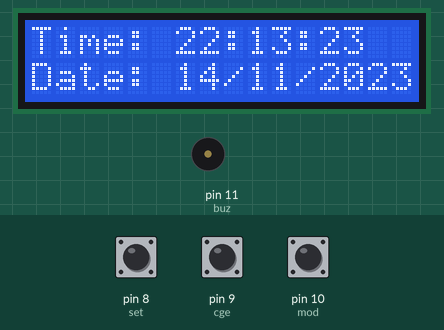
Bench run of a sketch on a simulated Arduino Uno, built with avr-gcc and run on an emulated ATmega328P. Shown: 16×2 character LCD, buzzer (waves = sounding, pin HIGH). The test bench sets the inputs (shaded band); at power-on: pin 10 (mod) HIGH, pin 8 (set) HIGH, pin 9 (cge) HIGH. The local clock reads 2024-03-15 10:24:30 at power-on unless the sketch sets it; EEPROM starts erased. At 14.3 s the program stops and its outputs stay as they are.

Above: at 3.2 s.
3.3 s: pin 10 (mod) pulled LOW for 0.25 s
At 3.42 s:
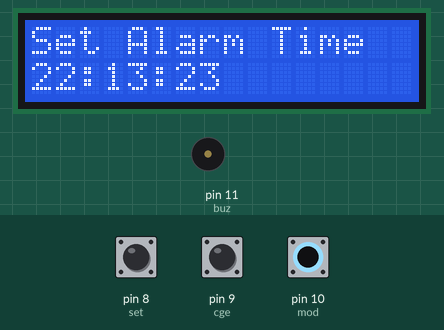
5.4 s: pin 8 (set) pulled LOW for 3.2 s
At 8.9 s:
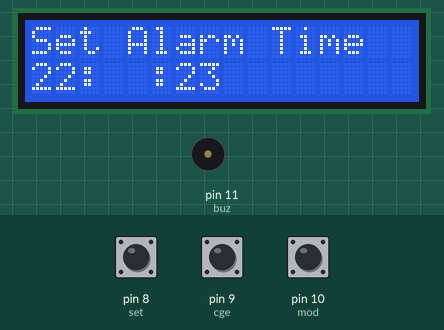
10.3 s: pin 8 (set) pulled LOW for 1 s
At 13.2 s:
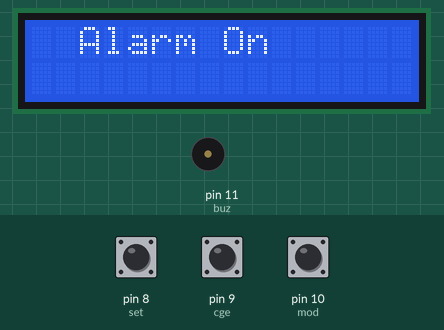
14.3 s: pin 8 (set) pulled LOW for 0.25 s
At 15.3 s:
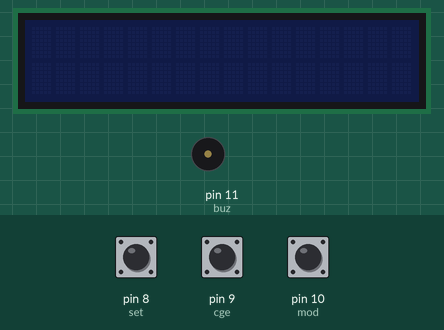
Timing chart, 0 to 15.8 s (numbered marks = the images above; inputs shaded):
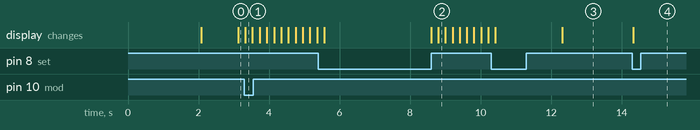

Measured:
- after the input at 3.3 s, the display: changes at once (image 1)
- after the input at 14.3 s, the display: changes at once (image 4)

The sketch:

Alarm_Clock.ino_.ino
```cpp
#include <NewTone.h>
#include <RTClib.h>
#include <Wire.h>
#include<EEPROM.h>
#include <LiquidCrystal.h>
LiquidCrystal lcd(2, 3, 4, 5, 6, 7);
RTC_DS1307 RTC;
int tmp,Inc,hor,mIn,add=11;
int set=8;
int cge=9;
int mod=10;
int off=0;
float sinVal;
int toneVal;
#define buz 11
int Hor,Min,Sec;
///////////////////////////////////////Function to adjust the time//////////////////////////////////
void time()
{
    int tmp=1,mins=0,hors=0,secs=0;
    while(tmp==1)
    {
     off=0;
     if(digitalRead(cge)==0)
     {
      Hor++;
      if(Hor==24)
      {
       Hor=0;
      }
     }
     lcd.clear();
     lcd.setCursor(0,0);
     lcd.print("Set Alarm Time ");

    lcd.setCursor(0,1);
    if(Hor<=9)
    lcd.print("0");
    lcd.print(Hor);
    lcd.print(":");
    lcd.print(Min);
    lcd.print(":");
    lcd.print(Sec);
    delay(200);
    lcd.setCursor(0,1);
    lcd.print("  ");
    lcd.print(":");
    lcd.print(Min);
    lcd.print(":");
    lcd.print(Sec);
    delay(200);
    if(digitalRead(set)==0)
    {
      hor=Hor;
      EEPROM.write(add++,hor);
     tmp=2;
     while(digitalRead(set)==0);
    }
    }

    while(tmp==2)
    {
     if(digitalRead(cge)==0)
     {
      Min++;
      if(Min==60)
      {Min=0;}
     }
    lcd.setCursor(0,1);
    lcd.print(Hor);
    lcd.print(":");
     if(Min<=9)
    lcd.print("0");
    lcd.print(Min);
    lcd.print(":");
    lcd.print(Sec);
    lcd.print("  ");
    delay(200);
     lcd.setCursor(0,1);
    lcd.print(Hor);
    lcd.print(":");
    lcd.print("  ");
    lcd.print(":");
    lcd.print(Sec);
    lcd.print("  ");
    delay(200);
      if(digitalRead(set)==0)
      {
       mIn=Min;
       EEPROM.write(add++, mIn);
       tmp=0;
       while(digitalRead(set)==0);
      }
    }
    off=1;
    delay(10);
}

//////////////////////////////////////////function to compare the alarm time with current RTC time//////////////////
void TimeCheck()
{
  int tem[17];
  for(int i=11;i<17;i++)
  {
    tem[i]=EEPROM.read(i);
  }
  if(Hor == tem[11] && Min == tem[12] && off==1)
  {
   add=11;
   lcd.clear();
   lcd.print("alarm...........");
   lcd.setCursor(0,1);
   lcd.print("...........alarm");
   for (int x=0; x<180; x++)
   {
    if(digitalRead(set) == 0)
    {

      exit(1);
    }

    // convert degrees to radians then obtain sin value
    sinVal = (sin(x*(3.1412/180)));
    // generate a frequency from the sin value
    toneVal = 2000+(int(sinVal*1000));
    NewTone(buz, toneVal);

   }
  }
}
////////////////////////////////////////////////////////////setup///////////////////////////
void setup()
{
 Serial.begin(9600);
 Wire.begin();
 RTC.begin();
 pinMode(buz, OUTPUT);
 RTC.adjust(DateTime(__DATE__,__TIME__));
 lcd.begin(16,2);
 pinMode(cge, INPUT);
 pinMode(set, INPUT);
 pinMode(mod, INPUT);
 digitalWrite(set, HIGH);
 digitalWrite(mod, HIGH);
 digitalWrite(cge, HIGH);

   lcd.setCursor(0,0);
   lcd.print("    STARBOY    ");
   lcd.setCursor(0,1);
   lcd.print("  Alarm Clock  ");
   delay(2000);
}
////////////////////////////////////////////////////////////loop/////////////////////////////////////
void loop()
{
   DateTime now = RTC.now();
   if(digitalRead(mod) == 0)
   {
    current();
    time();
    delay(1000);
    lcd.clear();
    lcd.setCursor(0,0);
    lcd.print("  Alarm On");
    delay(2000);
   }
 lcd.clear();
 lcd.setCursor(0,0);
 lcd.print("Time:");
 lcd.setCursor(6,0);
 Hor=now.hour(),DEC;
 if(Hor<=9)
 {
  lcd.print("0");
  lcd.print(Hor=now.hour(),DEC);
 }
 else
 lcd.print(Hor=now.hour(),DEC);
 lcd.print(":");
 Min=now.minute(),DEC;
 if(Min<=9)
 {
 lcd.print("0");
 lcd.print(Min=now.minute(),DEC);
 }
 else
 lcd.print(Min=now.minute(),DEC);

 lcd.print(":");
 Sec=now.second(),DEC;
 if(Sec<=9)
 {
  lcd.print("0");
  lcd.print(Sec=now.second(),DEC);
 }
 else
 lcd.print(Sec=now.second(),DEC);
 lcd.setCursor(0,1);
 lcd.print("Date: ");
 lcd.print(now.day(),DEC);
 lcd.print("/");
 lcd.print(now.month(),DEC);
 lcd.print("/");
 lcd.print(now.year(),DEC);
 TimeCheck();
 delay(200);
}
///////////////////////////////////////////////////////function to get current RTC time//////////////////////////////
void current()
{
  lcd.setCursor(0,1);
  lcd.print(Hor);
  lcd.print(":");
  lcd.print(Min);
  lcd.print(":");
  lcd.print(Sec);
}
```
